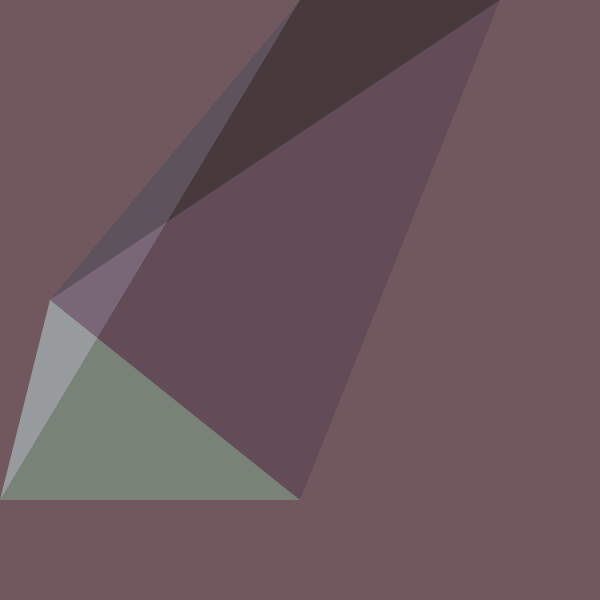
Frame 1 (no input)
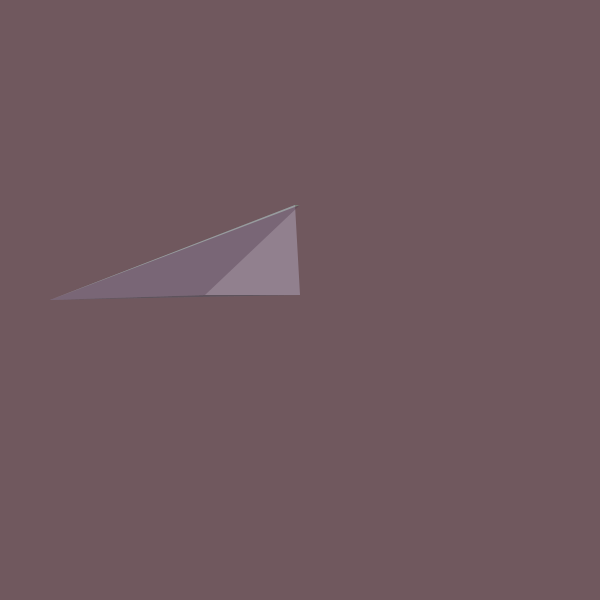
Frame 60 (the mouse pressed at the canvas centre just before this capture)
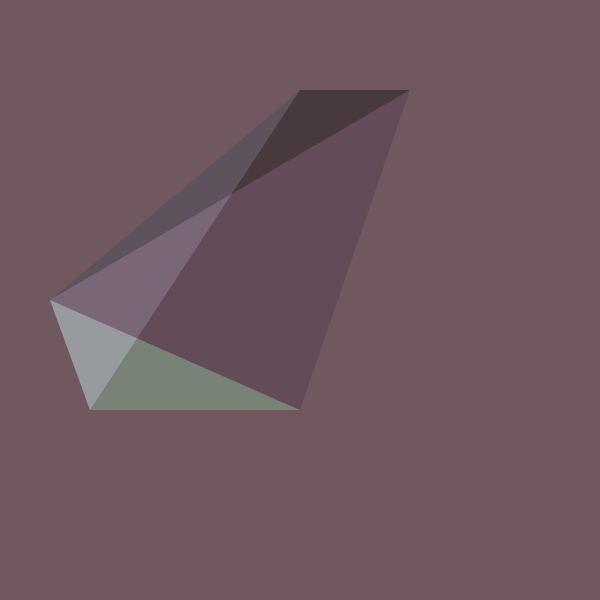
Frame 120 (the mouse held since frame 60 and released just before this capture)

The Processing sketch that drew these frames (run headless with seeded random() and noise(); from frame 60 on, the mouse is pressed at the canvas centre):

// Processing sketch: processing_55284
// ── processing_55284.pde

// *code written by Erika

//defining variables, setting up containers
int a = 0; 
int b = 500; 
int o = 90; 

//consistant elements
void setup () {
  size(600,600);
  background(#70585E);
  noStroke();
  smooth();
}

//changing elements, such as triangles
void draw (){
  background (112,88,94,30);
  fill(#88cfa3,o);
//green triangle
  triangle (width/2,b,a,b,50,height/2);
  fill(#CECAE5,o);
//white triangle
  triangle (width/2,a,a,b,50,height/2);
  fill (#000000,o);
//black triangle
  triangle (width/2,a,b,a, 50,height/2);
//purple triangle
  fill (#4C364A,o);
  triangle (width/2,b,b,a,50,height/2);

//each coordinate is shared by atleast two triangles,
//giving the illusion of form
  
// rate of speed, position increasing/devreasing by 5pixles per frame
  a += 5; 
  b -= 5;
  
//triggers and defines repitition
 if (b<0) {
   b = 500;
   } 
  if (a>500) {
    a = 0 ;
  }
}
